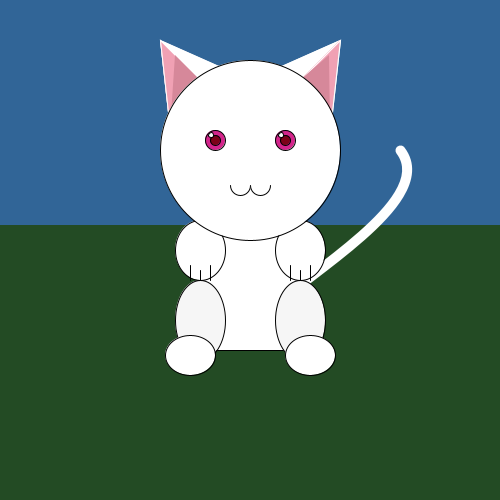
Frame 1 (no input)
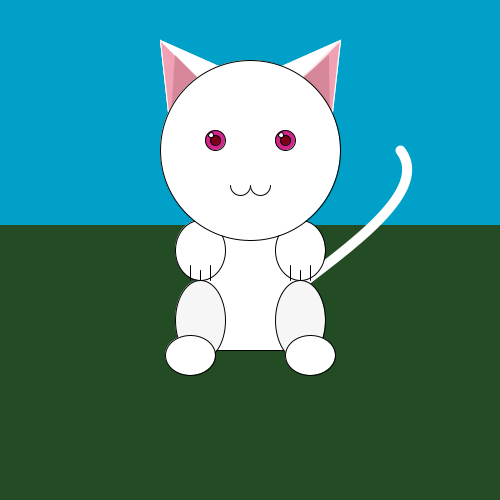
Frame 60 (the mouse pressed at the canvas centre just before this capture)
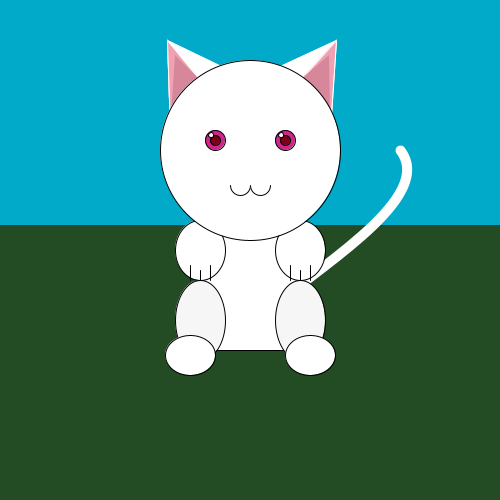
Frame 120 (the mouse held since frame 60 and released just before this capture)

The Processing sketch that drew these frames (run headless with seeded random() and noise(); from frame 60 on, the mouse is pressed at the canvas centre):

// Processing sketch: processing_23974
// ── processing_23974.pde

float r = 50;
float g = 100;
float b = 150;
float a = 0;
float m;
float n;
float l;
float t;
float d; 
float p;

void setup(){
  size(500,500);
  background(175);
}

int value = 0; 

void draw(){

if (mouseX > width/2 && mouseY < height/2) {
  b = b - 1; g = g - 1; r = r + 1;}  else { b = b + 1; g = g + 1; r = r - 1;} 
  
  b = constrain (b,0,200); 
  g = constrain (g,0,170);
  r = constrain (r,0,255);

background(r,g,b);

//land
noStroke();
fill(35,75,36);
rectMode(CENTER);  
rect(250,375,500,300);

if (mouseX > width/2 && mouseY < height/2 && mousePressed) 
{m = random(0,500); n= random(0,500);}
else {m = 0; n = 0;}

smooth();
noFill();
strokeWeight(10); 
stroke(255);
curve(250,400,250,330,400,150,m,n);



//ears
if(mousePressed) {l = 170; t = 330;}
else {l = 160; t=340;}

if(mouseX>width/2 && mouseY<height/2 || mousePressed) {l = random(160,170); t = random(330,340);}
else {l=160; t = 340;}

smooth();
strokeWeight(1);
fill(255);
triangle(170,130,l,40,width/2,80);
triangle(330,130,t,40,width/2,80);
//inner ears
fill(240,161,180);
triangle(170,130,l,40,200,80);
triangle(330,130,t,40,300,80);
//inner ears shading
noStroke();
fill(214,136,154);
triangle(170,130,175,55,200,80);
triangle(330,130,329,55,300,80);

//body
stroke(0);
fill(255);
rectMode(CENTER);
rect(width/2,height/2,100,200);

//legs
ellipseMode(CENTER);

fill(246);
ellipse(300,320,50,80);
ellipse(200,320,50,80);
fill(255);
ellipse(310,355,50,40);
ellipse(190,355,50,40);

ellipse(300,height/2,50,60);
ellipse(200,250,50,60);
line(200,270,200,280);
line(300,270,300,280);
line(190,265,190,280);
line(290,265,290,280);
line(210,265,210,280);
line(310,265,310,280);

//head
stroke(0);
fill(255);
smooth();
ellipse(width/2,150,180,180);
//body

//eyes
if(mousePressed && mouseX > width/2 && mouseY < 160) {d = d + 1; p = p + 1;}
else {d = d - 1; p = p - 1;} 

d = constrain(d,211,255);
p = constrain(p,124,255);

fill(d,36,139);
ellipseMode(CENTER);
ellipse(215,140,20,20);
ellipse(285,140,20,20);

//iris
fill(p,1,24);
ellipse(215,140,10,10);
ellipse(285,140,10,10);

//reflection
fill(255);
ellipse(211,135,5,5);
ellipse(281,135,5,5);
//mouth
  


fill(255);
stroke(0);
arc(240,185,20,20,0,PI);
arc(260,185,20,20,0,PI);



}



                
